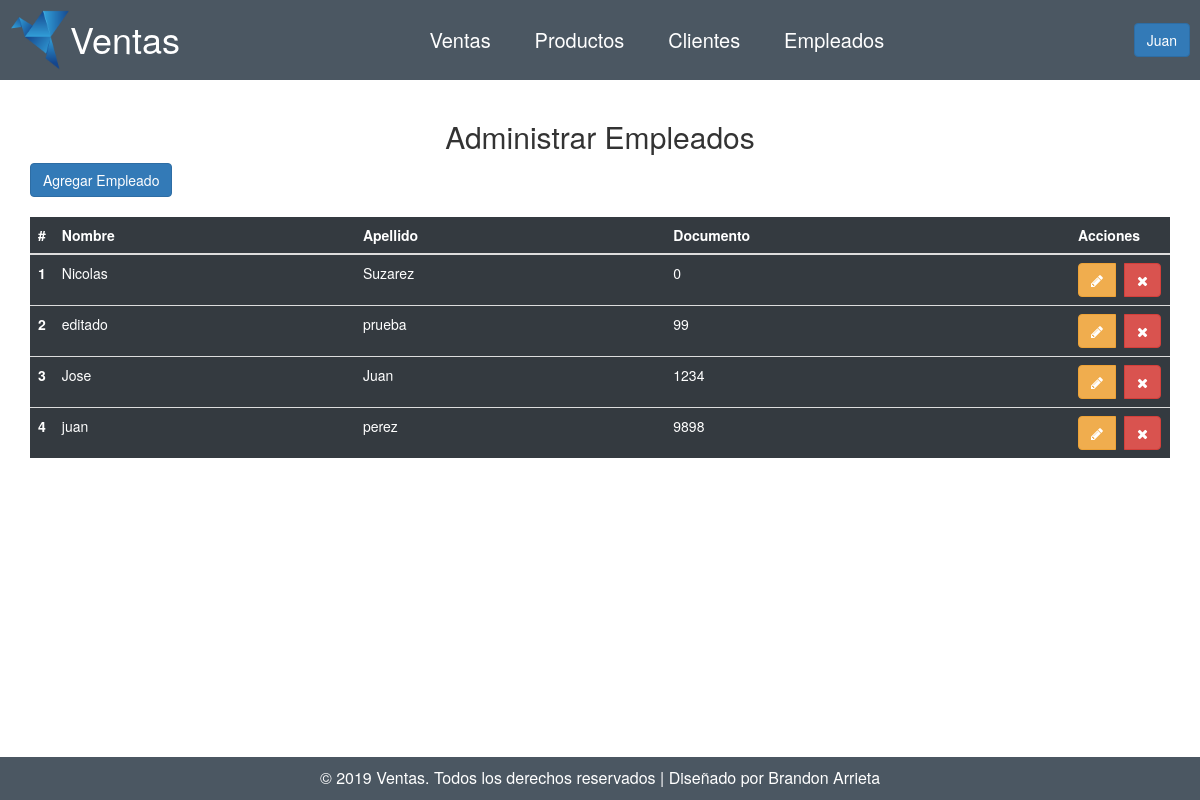
Screenshot of /empleado (signed in) with the database file from the repository.
### tables this page shows
CREATE TABLE `tblempleado` (
  `docId` int(11) NOT NULL,
  `nombre` varchar(50) NOT NULL,
  `apellido` varchar(50) NOT NULL,
  `clave` varchar(100) NOT NULL
);

### controladores/plantilla.controlador.php (called while the page is built)
<?php
class ControladorPlantilla{
    public function ctrPlantilla(){
        include "vistas/plantilla.php";
    }
}

### index.php (called while the page is built, shortened)
<?php
    require_once 'controladores/plantilla.controlador.php';
    require_once 'controladores/empleados.controlador.php';
    require_once 'modelos/empleados.modelo.php';
    $plantilla = new ControladorPlantilla();
    $plantilla -> ctrPlantilla();

### controladores/empleados.controlador.php (called while the page is built, shortened)
<?php
class ControladorEmpleados{
    static public function ctrMostrarEmpleado($item,$valor){
        $tabla = "tblempleado";
        $respuesta = ModeloEmpleados::mdlMostrarEmpleado($tabla,$item,$valor);
        return $respuesta;
    }
}

### modelos/conexion.php (called while the page is built)
<?php
class Conexion{
    static public function conectar(){
        $link = new PDO("mysql:host=localhost;dbname=ventas",
        "root",
        "");
        $link->exec("set names utf8");
        return $link;
    }
}

### modelos/empleados.modelo.php (called while the page is built, shortened)
<?php
require_once "conexion.php";
class ModeloEmpleados{
    static public function mdlMostrarEmpleado($tabla,$item,$valor){
        if($item != null){
            $stmt = Conexion::conectar()->prepare("SELECT * FROM $tabla WHERE $item = :$item");
            $stmt -> bindParam(":".$item,$valor, PDO::PARAM_INT);
            $stmt -> execute();
            return  $stmt -> fetch();
        }else{
            $stmt = Conexion::conectar()->prepare("SELECT * FROM $tabla");
            $stmt -> execute();
            return  $stmt -> fetchAll();
        }
    }
}

### vistas/modulos/empleado.php (the view, shortened to what this page needs)
<div class="contenido container mt-2">
  <h2 class="text-center">Administrar Empleados</h2>
  <div class=" with-border mb-3" style="margin-bottom: 20px;">
    <button class="btn btn-primary" data-toggle="modal" data-target="#modalAgregarEmpleado">
      Agregar Empleado
    </button>
  </div>
  <table class="table tabla-negra">
    <thead>
      <tr>
        <th scope="col" style="width:10px">#</th>
        <th scope="col">Nombre</th>
        <th scope="col">Apellido</th>
        <th scope="col">Documento</th>
        <th scope="col" style="width:100px">Acciones</th>
      </tr>
    </thead>
    <tbody>
      <?php
        $item= null;
        $valor = null;
        $mostrarEmpleados = ControladorEmpleados::ctrMostrarEmpleado($item,$valor);
        foreach($mostrarEmpleados as $key => $value):
      ?>
        <tr>
          <th scope="row"><?= $key+1?></th>
          <td><?= $value['nombre']?></td>
          <td><?= $value['apellido']?></td>
          <td><?= $value['docId']?></td>
          <td>
            <div class="btn-group">
              <button class="btn btn-warning btnEditarEmpleado mr-4" idEmpleado="<?= $value['docId']?>" data-toggle="modal"
                data-target="#modalEditarEmpleado"><i class="fa fa-pencil"></i></button>
              <button class="btn btn-danger btnBorrarEmpleado ml-4" idEmpleado="<?= $value['docId']?>"><i
                  class="fa fa-times"></i></button>
            </div>
          </td>
        </tr>
      <?php endforeach ?>
    </tbody>
  </table>
</div>

### vistas/css/style.css (style rules this page uses)
body { display: flex; flex-direction: column; min-height: 100vh !important; }
.contenido { flex: 1; }
.tabla-negra { color: #fff !important; background-color: #343a40 !important; }
.ml-4 { margin-left: 4px !important; }
.mr-4 { margin-right: 4px !important; }
.mt-2 { margin-top: 20px !important; }

### rows the page displays
tblempleado: nombre "Nicolas", apellido "Suzarez", docId "0"
tblempleado: nombre "editado", apellido "prueba", docId "99"
tblempleado: nombre "Jose", apellido "Juan", docId "1234"
tblempleado: nombre "juan", apellido "perez", docId "9898"

### other values shown
$_SESSION['nombre'] "Juan"
